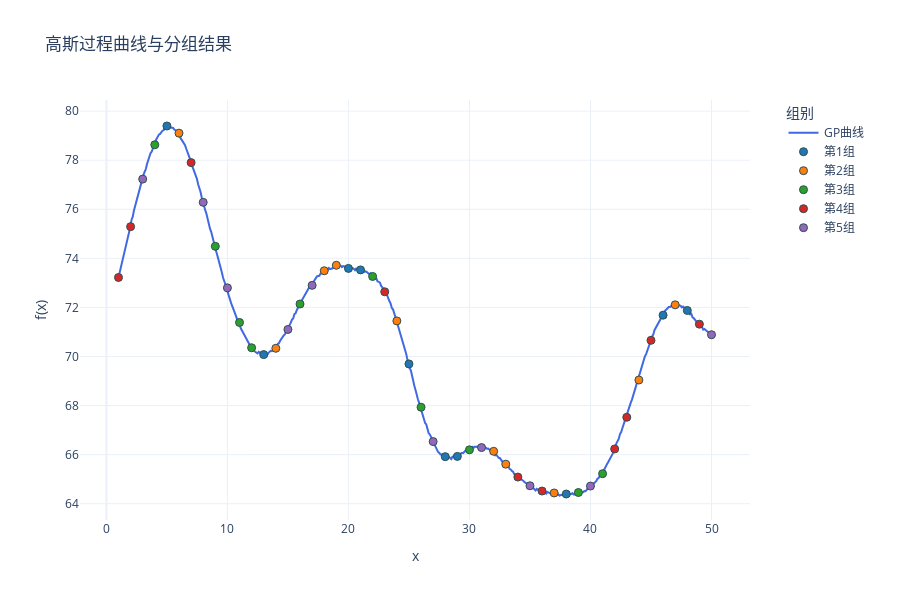

The cell this chart's notebook holds for it:
### Code cell
import numpy as np
import plotly.graph_objects as go
from sklearn.gaussian_process import GaussianProcessRegressor
from sklearn.gaussian_process.kernels import RBF, ConstantKernel,WhiteKernel

import sys
import os
# 使用当前工作目录
project_root = os.path.dirname(os.getcwd())  # 获取当前目录的父目录
sys.path.insert(0, project_root)
from util.methods import assign_variances

#seed = 15
seed = 16
# 定义核函数
kernel = ConstantKernel(25.0) * RBF(length_scale=4.0) + WhiteKernel(1e-3)
gp = GaussianProcessRegressor(kernel=kernel)

x_dense = np.linspace(1, 50, 500).reshape(-1, 1)

y_dense = gp.sample_y(x_dense, n_samples=1, random_state=seed).flatten() + 70

# 提取整数点对应的y值
integer_points = np.arange(1, 51)
y_integers = y_dense[np.linspace(0, 499, 50, dtype=int)]

# 计算整数点的协方差矩阵
cov_matrix = kernel(integer_points.reshape(-1,1))

# 计算相关性矩阵
std_dev = np.sqrt(np.diag(cov_matrix))  
corr_matrix = cov_matrix / np.outer(std_dev, std_dev)  

np.savetxt('Sigma1.txt', cov_matrix, 
           fmt='%.6f',
           header=f'高斯过程协方差矩阵(1-50整数点)\n核函数: {kernel}')

np.savetxt('correlation_matrix.txt', corr_matrix,
           fmt='%.6f',
           header=f'高斯过程相关性矩阵(1-50整数点)\n核函数: {kernel}')

np.savetxt('mu.txt', 
           y_integers,
           fmt='%.6f',
           header='真实均值')

# 创建蛇形分配的分组标签
sorted_indices = np.argsort(y_integers)  # 获取y值从小到大的索引
positions = np.arange(50)
round_num = positions // 5  # 每5个点改变一次方向
pos_in_round = positions % 5

# 蛇形分配逻辑：正向(0,1,2,3,4)和反向(4,3,2,1,0)交替
group_assignments = np.where(
    round_num % 2 == 0,
    pos_in_round,       # 正向分配：0,1,2,3,4
    4 - pos_in_round    # 反向分配：4,3,2,1,0
)

group_labels = np.zeros(50, dtype=int)
group_labels[sorted_indices] = group_assignments
group_names = [f"第{i+1}组" for i in range(5)]  # 组别名称

# 创建分组标签 (5组，蛇形分配)
group_labels = np.zeros(50, dtype=int)
for i in range(50):
    round_num = i // 5  # 每5个点一轮
    pos_in_round = i % 5
    
    if round_num % 2 == 0:  # 偶数轮：正向分配
        group = pos_in_round
    else:  # 奇数轮：反向分配
        group = 4 - pos_in_round
    
    group_labels[sorted_indices[i]] = group

group_names = [f"第{i+1}组" for i in range(5)]  # 组别名称

fig = go.Figure()

fig.add_trace(go.Scatter(
    x=x_dense.flatten(), 
    y=y_dense,
    mode='lines',
    name='GP曲线',
    line=dict(color='royalblue', width=2)
))

colors = ['#1f77b4', '#ff7f0e', '#2ca02c', '#d62728', '#9467bd']  # 5种不同颜色
for group in range(5):
    mask = (group_labels == group)
    fig.add_trace(go.Scatter(
        x=integer_points[mask],
        y=y_integers[mask],
        mode='markers',
        name=group_names[group],
        marker=dict(
            color=colors[group],
            size=8,
            line=dict(width=1, color='DarkSlateGrey')
    )))

fig.update_layout(
    title='高斯过程曲线与分组结果',
    xaxis_title='x',
    yaxis_title='f(x)',
    template='plotly_white',
    height=600,
    width=900,
    legend=dict(
        title='组别',
        x=1.05,
        y=1,
        xanchor='left',
        yanchor='top',
        bgcolor='rgba(255,255,255,0.8)'
    ),
    margin=dict(r=150) 
)

fig.show()

### Figure 1 — Plotly figure (JSON) as saved in the notebook; plotly's stock layout.template omitted (floating-point values rounded to 4 significant figures; data arrays with more than 128 entries replaced by an {"elided": "..."} marker saying what was removed)
{"data": [{"line": {"color": "royalblue", "width": 2}, "mode": "lines", "name": "GP曲线", "type": "scatter", "x": {"elided": "500 float values"}, "y": {"elided": "500 float values"}}, {"marker": {"color": "#1f77b4", "line": {"color": "DarkSlateGrey", "width": 1}, "size": 8}, "mode": "markers", "name": "第1组", "type": "scatter", "x": [5, 13, 20, 21, 25, 28, 29, 38, 46, 48], "y": [79.39, 70.08, 73.59, 73.53, 69.7, 65.92, 65.93, 64.39, 71.68, 71.88]}, {"marker": {"color": "#ff7f0e", "line": {"color": "DarkSlateGrey", "width": 1}, "size": 8}, "mode": "markers", "name": "第2组", "type": "scatter", "x": [6, 14, 18, 19, 24, 32, 33, 37, 44, 47], "y": [79.1, 70.33, 73.49, 73.72, 71.45, 66.14, 65.61, 64.44, 69.04, 72.1]}, {"marker": {"color": "#2ca02c", "line": {"color": "DarkSlateGrey", "width": 1}, "size": 8}, "mode": "markers", "name": "第3组", "type": "scatter", "x": [4, 9, 11, 12, 16, 22, 26, 30, 39, 41], "y": [78.63, 74.49, 71.39, 70.36, 72.14, 73.26, 67.93, 66.2, 64.46, 65.22]}, {"marker": {"color": "#d62728", "line": {"color": "DarkSlateGrey", "width": 1}, "size": 8}, "mode": "markers", "name": "第4组", "type": "scatter", "x": [1, 2, 7, 23, 34, 36, 42, 43, 45, 49], "y": [73.22, 75.29, 77.9, 72.64, 65.09, 64.52, 66.23, 67.52, 70.66, 71.32]}, {"marker": {"color": "#9467bd", "line": {"color": "DarkSlateGrey", "width": 1}, "size": 8}, "mode": "markers", "name": "第5组", "type": "scatter", "x": [3, 8, 10, 15, 17, 27, 31, 35, 40, 50], "y": [77.23, 76.28, 72.8, 71.1, 72.9, 66.53, 66.29, 64.73, 64.72, 70.89]}], "layout": {"height": 600, "legend": {"bgcolor": "rgba(255,255,255,0.8)", "title": {"text": "组别"}, "x": 1.05, "xanchor": "left", "y": 1, "yanchor": "top"}, "margin": {"r": 150}, "title": {"text": "高斯过程曲线与分组结果"}, "width": 900, "xaxis": {"title": {"text": "x"}}, "yaxis": {"title": {"text": "f(x)"}}}}
